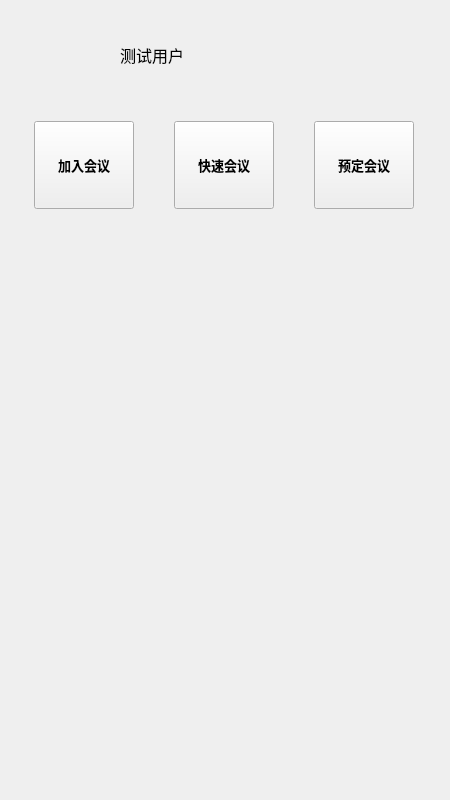
<?xml version="1.0" encoding="UTF-8"?>
<ui version="4.0">
 <class>VedioConferenceDialog</class>
 <widget class="QDialog" name="VedioConferenceDialog">
  <property name="geometry">
   <rect>
    <x>0</x>
    <y>0</y>
    <width>450</width>
    <height>800</height>
   </rect>
  </property>
  <property name="font">
   <font>
    <pointsize>10</pointsize>
   </font>
  </property>
  <property name="windowTitle">
   <string>VedioConferenceDialog</string>
  </property>
  <widget class="QPushButton" name="pb_icon">
   <property name="geometry">
    <rect>
     <x>20</x>
     <y>20</y>
     <width>80</width>
     <height>80</height>
    </rect>
   </property>
   <property name="text">
    <string/>
   </property>
   <property name="icon">
    <iconset resource="../../resource.qrc">
     <normaloff>:/images/icon.png</normaloff>:/images/icon.png</iconset>
   </property>
   <property name="iconSize">
    <size>
     <width>80</width>
     <height>80</height>
    </size>
   </property>
   <property name="default">
    <bool>false</bool>
   </property>
   <property name="flat">
    <bool>true</bool>
   </property>
  </widget>
  <widget class="QLabel" name="lb_name">
   <property name="geometry">
    <rect>
     <x>120</x>
     <y>40</y>
     <width>291</width>
     <height>30</height>
    </rect>
   </property>
   <property name="font">
    <font>
     <pointsize>12</pointsize>
    </font>
   </property>
   <property name="text">
    <string>测试用户</string>
   </property>
  </widget>
  <widget class="QPushButton" name="pb_set">
   <property name="geometry">
    <rect>
     <x>410</x>
     <y>40</y>
     <width>30</width>
     <height>30</height>
    </rect>
   </property>
   <property name="text">
    <string/>
   </property>
   <property name="icon">
    <iconset>
     <normaloff>:/images/sett.png</normaloff>:/images/sett.png</iconset>
   </property>
   <property name="iconSize">
    <size>
     <width>30</width>
     <height>30</height>
    </size>
   </property>
   <property name="flat">
    <bool>true</bool>
   </property>
  </widget>
  <widget class="QScrollArea" name="scrollArea">
   <property name="geometry">
    <rect>
     <x>30</x>
     <y>240</y>
     <width>391</width>
     <height>521</height>
    </rect>
   </property>
   <property name="frameShape">
    <enum>QFrame::NoFrame</enum>
   </property>
   <property name="widgetResizable">
    <bool>true</bool>
   </property>
   <widget class="QWidget" name="scrollAreaWidgetContents">
    <property name="geometry">
     <rect>
      <x>0</x>
      <y>0</y>
      <width>391</width>
      <height>521</height>
     </rect>
    </property>
   </widget>
  </widget>
  <widget class="QWidget" name="layoutWidget">
   <property name="geometry">
    <rect>
     <x>0</x>
     <y>120</y>
     <width>451</width>
     <height>90</height>
    </rect>
   </property>
   <layout class="QHBoxLayout" name="horizontalLayout">
    <item>
     <widget class="QToolButton" name="tb_join">
      <property name="minimumSize">
       <size>
        <width>100</width>
        <height>88</height>
       </size>
      </property>
      <property name="maximumSize">
       <size>
        <width>100</width>
        <height>88</height>
       </size>
      </property>
      <property name="font">
       <font>
        <family>宋体</family>
        <pointsize>10</pointsize>
        <weight>75</weight>
        <bold>true</bold>
       </font>
      </property>
      <property name="text">
       <string>加入会议</string>
      </property>
      <property name="icon">
       <iconset>
        <normaloff>:/images/history.png</normaloff>:/images/history.png</iconset>
      </property>
      <property name="iconSize">
       <size>
        <width>60</width>
        <height>60</height>
       </size>
      </property>
      <property name="toolButtonStyle">
       <enum>Qt::ToolButtonTextUnderIcon</enum>
      </property>
     </widget>
    </item>
    <item>
     <widget class="QToolButton" name="tb_create">
      <property name="minimumSize">
       <size>
        <width>100</width>
        <height>88</height>
       </size>
      </property>
      <property name="maximumSize">
       <size>
        <width>100</width>
        <height>88</height>
       </size>
      </property>
      <property name="font">
       <font>
        <family>宋体</family>
        <pointsize>10</pointsize>
        <weight>75</weight>
        <bold>true</bold>
       </font>
      </property>
      <property name="text">
       <string>快速会议</string>
      </property>
      <property name="icon">
       <iconset>
        <normaloff>:/images/history.png</normaloff>:/images/history.png</iconset>
      </property>
      <property name="iconSize">
       <size>
        <width>60</width>
        <height>60</height>
       </size>
      </property>
      <property name="toolButtonStyle">
       <enum>Qt::ToolButtonTextUnderIcon</enum>
      </property>
     </widget>
    </item>
    <item>
     <widget class="QToolButton" name="tb_tool3">
      <property name="minimumSize">
       <size>
        <width>100</width>
        <height>88</height>
       </size>
      </property>
      <property name="maximumSize">
       <size>
        <width>100</width>
        <height>88</height>
       </size>
      </property>
      <property name="font">
       <font>
        <family>宋体</family>
        <pointsize>10</pointsize>
        <weight>75</weight>
        <bold>true</bold>
       </font>
      </property>
      <property name="text">
       <string>预定会议</string>
      </property>
      <property name="icon">
       <iconset>
        <normaloff>:/images/history.png</normaloff>:/images/history.png</iconset>
      </property>
      <property name="iconSize">
       <size>
        <width>60</width>
        <height>60</height>
       </size>
      </property>
      <property name="toolButtonStyle">
       <enum>Qt::ToolButtonTextUnderIcon</enum>
      </property>
     </widget>
    </item>
   </layout>
  </widget>
 </widget>
 <resources>
  <include location="../../resource.qrc"/>
 </resources>
 <connections/>
</ui>
